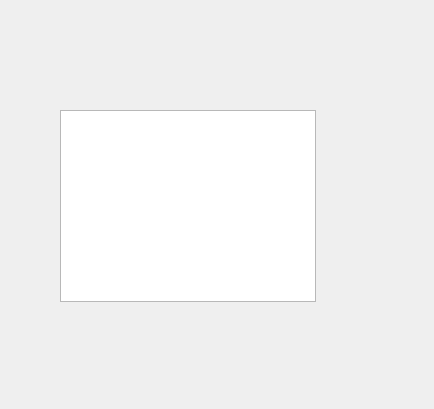
<?xml version="1.0" encoding="UTF-8"?>
<ui version="4.0">
 <class>TableDialog</class>
 <widget class="QDialog" name="TableDialog">
  <property name="geometry">
   <rect>
    <x>0</x>
    <y>0</y>
    <width>434</width>
    <height>409</height>
   </rect>
  </property>
  <property name="windowTitle">
   <string>Dialog</string>
  </property>
  <widget class="QTableView" name="tableView">
   <property name="geometry">
    <rect>
     <x>60</x>
     <y>110</y>
     <width>256</width>
     <height>192</height>
    </rect>
   </property>
  </widget>
 </widget>
 <resources/>
 <connections/>
</ui>
